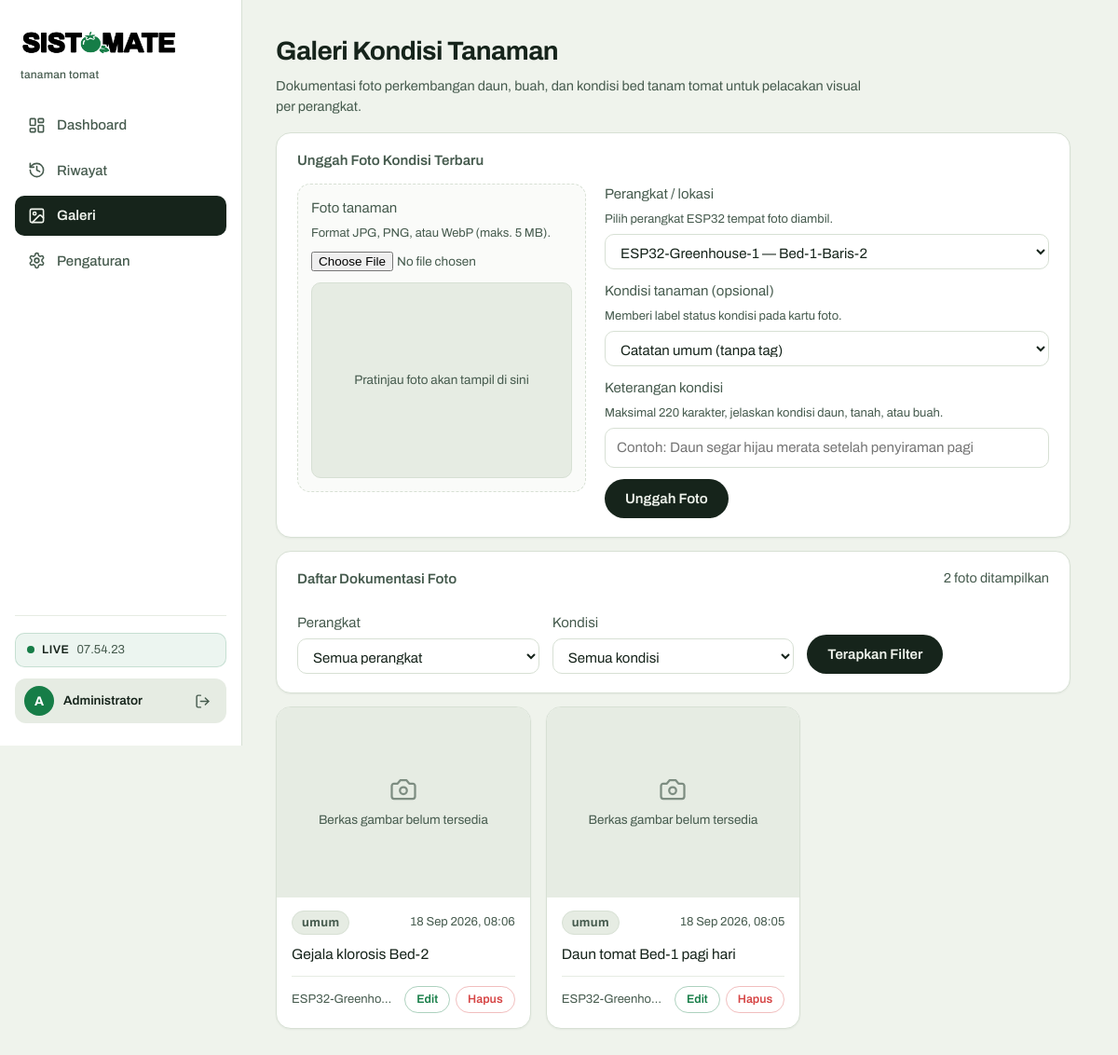
The app's page /website/dashboard/gallery.php (signed in) with its own data.
### tables this page shows
CREATE TABLE users (
  id_user INT AUTO_INCREMENT PRIMARY KEY,
  name VARCHAR(100) NOT NULL,
  email VARCHAR(100) NOT NULL UNIQUE,
  password_hash VARCHAR(255) NOT NULL
);

CREATE TABLE devices (
  id_device INT AUTO_INCREMENT PRIMARY KEY,
  device_name VARCHAR(100) NOT NULL,
  location VARCHAR(150) NOT NULL,
  id_user INT NOT NULL,
  CONSTRAINT fk_devices_user FOREIGN KEY (id_user)
    REFERENCES users (id_user) ON DELETE RESTRICT
);

CREATE TABLE gallery (
  id_gallery INT AUTO_INCREMENT PRIMARY KEY,
  image_url VARCHAR(255) NOT NULL,
  caption VARCHAR(255) NULL,
  upload_date DATETIME NOT NULL DEFAULT CURRENT_TIMESTAMP,
  id_user INT NULL,
  id_device INT NOT NULL,
  CONSTRAINT fk_gallery_user FOREIGN KEY (id_user)
    REFERENCES users (id_user) ON DELETE SET NULL,
  CONSTRAINT fk_gallery_device FOREIGN KEY (id_device)
    REFERENCES devices (id_device) ON DELETE CASCADE
);

### website/dashboard/gallery.php (the view, shortened to what this page needs)
<?php
require_once __DIR__ . '/db.php';
$user = current_user();
$devices = db()->query('SELECT id_device, device_name, location FROM devices ORDER BY id_device')->fetchAll();
$deviceIds = array_map(static fn(array $d): int => (int) $d['id_device'], $devices);
$statusPill = ['sehat' => 'sehat', 'layu' => 'layu', 'sakit' => 'sakit'];
$formDevice = $deviceIds[0] ?? 0;
$formKondisi = '';
$formCaption = '';
$params = [];
$sql = 'SELECT g.id_gallery, g.image_url, g.caption, g.upload_date, g.id_device,
               d.device_name, d.location, u.name AS user_name
        FROM gallery g
        JOIN devices d ON d.id_device = g.id_device
        LEFT JOIN users u ON u.id_user = g.id_user';
$sql .= ' ORDER BY g.upload_date DESC, g.id_gallery DESC LIMIT 60';
$stmt = db()->prepare($sql);
$stmt->execute($params);
$photos = $stmt->fetchAll();
?>
<!doctype html>
<html lang="id">
<head>
<link rel="stylesheet" href="../assets/theme.css">
</head>
<body class="has-sidebar">
<?= navbar('gallery', $user['name']) ?>
<main class="main-content">
  <h1 class="page-title">Galeri Kondisi Tanaman</h1>
  <p class="lead-muted">Dokumentasi foto perkembangan daun, buah, dan kondisi bed tanam tomat untuk pelacakan visual per perangkat.</p>
  <section class="panel" aria-labelledby="upload-title">
    <h2 id="upload-title">Unggah Foto Kondisi Terbaru</h2>
    <form id="uploadForm" method="post" action="gallery.php" enctype="multipart/form-data">
      <div class="upload-grid">
        <div class="upload-drop">
          <div class="field" style="margin-bottom:0">
            <label class="f" for="photo" style="margin-top:0">Foto tanaman</label>
            <span id="photo-hint" class="field-hint">Format JPG, PNG, atau WebP (maks. 5 MB).</span>
            <input type="file" id="photo" name="photo"
                   accept="image/jpeg,image/png,image/webp" required
                   aria-describedby="photo-hint" data-error="photo-error">
            <div class="upload-preview" id="uploadPreview">
              <span>Pratinjau foto akan tampil di sini</span>
            </div>
          </div>
        </div>
        <div class="upload-meta">
          <div class="field">
            <label class="f" for="id_device" style="margin-top:0">Perangkat / lokasi</label>
            <span id="device-hint" class="field-hint">Pilih perangkat ESP32 tempat foto diambil.</span>
            <select id="id_device" name="id_device" required
                    aria-describedby="device-hint" data-error="device-error">
              <?php foreach ($devices as $d): ?>
                <option value="<?= (int) $d['id_device'] ?>"<?= (int) $d['id_device'] === $formDevice ? ' selected' : '' ?>>
                  <?= e($d['device_name']) ?> &mdash; <?= e($d['location']) ?>
                </option>
              <?php endforeach; ?>
            </select>
          </div>
          <div class="field">
            <label class="f" for="kondisi" style="margin-top:0">Kondisi tanaman (opsional)</label>
            <span id="kondisi-hint" class="field-hint">Memberi label status kondisi pada kartu foto.</span>
            <select id="kondisi" name="kondisi" aria-describedby="kondisi-hint">
              <option value=""<?= $formKondisi === '' ? ' selected' : '' ?>>Catatan umum (tanpa tag)</option>
            </select>
          </div>
          <div class="field">
            <label class="f" for="caption" style="margin-top:0">Keterangan kondisi</label>
            <span id="caption-hint" class="field-hint">Maksimal 220 karakter, jelaskan kondisi daun, tanah, atau buah.</span>
            <input type="text" id="caption" name="caption" required maxlength="220"
                   placeholder="Contoh: Daun segar hijau merata setelah penyiraman pagi"
                   value="<?= e($formCaption) ?>"
                   aria-describedby="caption-hint" data-error="caption-error">
          </div>
          <div>
            <button type="submit" class="btn">Unggah Foto</button>
          </div>
        </div>
      </div>
    </form>
  </section>
  <section class="panel" aria-labelledby="filter-title">
    <div class="filter-head">
      <h2 id="filter-title">Daftar Dokumentasi Foto</h2>
      <span class="small muted"><?= count($photos) ?> foto ditampilkan</span>
    </div>
    <form method="get" action="gallery.php" class="row-inline">
      <div>
        <label class="f" for="filter_device">Perangkat</label>
        <select id="filter_device" name="id_device">
          <option value="0">Semua perangkat</option>
        </select>
      </div>
      <div>
        <label class="f" for="filter_kondisi">Kondisi</label>
        <select id="filter_kondisi" name="kondisi">
          <option value="">Semua kondisi</option>
        </select>
      </div>
      <div>
        <button type="submit" class="btn">Terapkan Filter</button>
      </div>
    </form>
  </section>
  <?php if (!$photos): ?>
    <div class="panel center muted" style="padding:36px 20px">
      Belum ada foto kondisi tanaman pada filter ini. Unggah foto pertama melalui formulir di atas.
    </div>
  <?php else: ?>
    <section class="gallery-grid" aria-label="Daftar foto kondisi tanaman">
      <?php $imgIdx = 0; ?>
      <?php foreach ($photos as $p): ?>
        <?php
          $parsed = parse_gallery_caption($p['caption']);
          $status = $parsed['status'];
          $captionText = $parsed['text'] !== '' ? $parsed['text'] : 'Tanpa keterangan';
          $imgRel = resolve_gallery_image((string) $p['image_url']);
          $ts = strtotime((string) $p['upload_date']);
          $dateLabel = $ts ? date('d M Y, H:i', $ts) : (string) $p['upload_date'];
        ?>
        <article class="gallery-card">
          <?php if ($imgRel !== null): ?>
            <?php
              $priorityAttr = '';
              if ($imgIdx === 0) {
                  $priorityAttr = ' fetchpriority="high"';
              } elseif ($imgIdx >= 3) {
                  $priorityAttr = ' loading="lazy"';
              }
              $imgIdx++;
            ?>
            <button type="button" class="gallery-thumb-btn"
                    data-lightbox="1"
                    data-src="<?= e($imgRel) ?>"
                    data-caption="<?= e($captionText) ?>"
                    data-meta="<?= e($p['device_name'] . ' · ' . $dateLabel) ?>"
                    aria-label="Perbesar foto: <?= e($captionText) ?>">
              <img class="gallery-thumb"
                   src="<?= e($imgRel) ?>"
                   alt="<?= e($captionText) ?>"
                   width="400" height="300"<?= $priorityAttr ?>>
            </button>
          <?php else: ?>
            <div class="gallery-placeholder">
              <svg viewBox="0 0 24 24" fill="none" stroke="currentColor" stroke-width="1.8" stroke-linecap="round" stroke-linejoin="round" aria-hidden="true">
                <path d="M14.5 4h-5L7 7H4a2 2 0 0 0-2 2v9a2 2 0 0 0 2 2h16a2 2 0 0 0 2-2V9a2 2 0 0 0-2-2h-3l-2.5-3z"/>
                <circle cx="12" cy="13" r="3"/>
              </svg>
              <span>Berkas gambar belum tersedia</span>
            </div>
          <?php endif; ?>
          <div class="gallery-body">
            <div class="gallery-meta">
              <?php if ($status !== '' && isset($statusPill[$status])): ?>
                <span class="pill <?= e($statusPill[$status]) ?>"><?= e($status) ?></span>
              <?php else: ?>
                <span class="pill off">umum</span>
              <?php endif; ?>
              <span class="gallery-date"><?= e($dateLabel) ?></span>
            </div>
            <p class="gallery-caption"><?= e($captionText) ?></p>
            <div class="gallery-foot">
              <span class="gallery-source" title="<?= e($p['device_name'] . ($p['user_name'] ? ' · ' . $p['user_name'] : '')) ?>">
                <?= e($p['device_name']) ?><?= $p['user_name'] ? ' &middot; ' . e($p['user_name']) : '' ?>
              </span>
              <div class="card-actions">
                <button type="button" class="btn-edit"
                        data-edit-id="<?= (int) $p['id_gallery'] ?>"
                        data-edit-device="<?= (int) $p['id_device'] ?>"
                        data-edit-kondisi="<?= e($status) ?>"
                        data-edit-caption="<?= e($parsed['text']) ?>">Edit</button>
                <button type="button" class="btn-del"
                        data-delete-id="<?= (int) $p['id_gallery'] ?>"
                        data-delete-label="<?= e($captionText) ?>">Hapus</button>
              </div>
            </div>
          </div>
        </article>
      <?php endforeach; ?>
    </section>
  <?php endif; ?>
</main>
</body>
</html>

### website/dashboard/db.php (shortened to what this page needs)
<?php
function db(): PDO
{
    static $pdo = null;
    if ($pdo === null) {
        $path = getenv('SISTOMATE_ENV')
            ?: (file_exists(__DIR__ . '/../.env') ? __DIR__ . '/../.env'
            : (file_exists(__DIR__ . '/.env') ? __DIR__ . '/.env'
            : (file_exists(__DIR__ . '/../../.env') ? __DIR__ . '/../../.env'
            : '/etc/sistomate-ingest.env')));
        $env = parse_ini_file($path);
        $pdo = new PDO(
            "mysql:host={$env['DB_HOST']};dbname={$env['DB_NAME']};charset=utf8mb4",
            $env['DB_USER'],
            $env['DB_PASS'],
            [
                PDO::ATTR_ERRMODE => PDO::ERRMODE_EXCEPTION,
                PDO::ATTR_DEFAULT_FETCH_MODE => PDO::FETCH_ASSOC,
            ]
        );
    }
    return $pdo;
}
function e(?string $s): string
{
    return htmlspecialchars((string) $s, ENT_QUOTES, 'UTF-8');
}
function current_user(): array
{
    $stmt = db()->prepare('SELECT id_user, name, email FROM users WHERE id_user = ?');
    $stmt->execute([(int) $_SESSION['user_id']]);
    $row = $stmt->fetch();
    return $row ?: ['id_user' => (int) $_SESSION['user_id'], 'name' => 'Pengguna', 'email' => ''];
}
function navbar(string $active, string $userName, bool $live = true): string
{
    $items = [
        'app' => [
            'href' => 'app.php',
            'label' => 'Dashboard',
            'icon' => '<svg class="nav-icon" viewBox="0 0 24 24" fill="none" stroke="currentColor" stroke-width="2" stroke-linecap="round" stroke-linejoin="round" aria-hidden="true"><rect width="7" height="9" x="3" y="3" rx="1"/><rect width="7" height="5" x="14" y="3" rx="1"/><rect width="7" height="9" x="14" y="12" rx="1"/><rect width="7" height="5" x="3" y="16" rx="1"/></svg>'
        ],
        'history' => [
            'href' => 'history.php',
            'label' => 'Riwayat',
            'icon' => '<svg class="nav-icon" viewBox="0 0 24 24" fill="none" stroke="currentColor" stroke-width="2" stroke-linecap="round" stroke-linejoin="round" aria-hidden="true"><path d="M3 12a9 9 0 1 0 9-9 9.75 9.75 0 0 0-6.74 2.74L3 8"/><path d="M3 3v5h5"/><path d="M12 7v5l4 2"/></svg>'
        ],
        'gallery' => [
            'href' => 'gallery.php',
            'label' => 'Galeri',
            'icon' => '<svg class="nav-icon" viewBox="0 0 24 24" fill="none" stroke="currentColor" stroke-width="2" stroke-linecap="round" stroke-linejoin="round" aria-hidden="true"><rect width="18" height="18" x="3" y="3" rx="2" ry="2"/><circle cx="9" cy="9" r="2"/><path d="m21 15-3.086-3.086a2 2 0 0 0-2.828 0L6 21"/></svg>'
        ],
        'settings' => [
            'href' => 'settings.php',
            'label' => 'Pengaturan',
            'icon' => '<svg class="nav-icon" viewBox="0 0 24 24" fill="none" stroke="currentColor" stroke-width="2" stroke-linecap="round" stroke-linejoin="round" aria-hidden="true"><path d="M12.22 2h-.44a2 2 0 0 0-2 2v.18a2 2 0 0 1-1 1.73l-.43.25a2 2 0 0 1-2 0l-.15-.08a2 2 0 0 0-2.73.73l-.22.38a2 2 0 0 0 .73 2.73l.15.1a2 2 0 0 1 1 1.72v.51a2 2 0 0 1-1 1.74l-.15.09a2 2 0 0 0-.73 2.73l.22.38a2 2 0 0 0 2.73.73l.15-.08a2 2 0 0 1 2 0l.43.25a2 2 0 0 1 1 1.73V20a2 2 0 0 0 2 2h.44a2 2 0 0 0 2-2v-.18a2 2 0 0 1 1-1.73l.43-.25a2 2 0 0 1 2 0l.15.08a2 2 0 0 0 2.73-.73l.22-.39a2 2 0 0 0-.73-2.73l-.15-.08a2 2 0 0 1-1-1.74v-.5a2 2 0 0 1 1-1.74l.15-.09a2 2 0 0 0 .73-2.73l-.22-.38a2 2 0 0 0-2.73-.73l-.15.08a2 2 0 0 1-2 0l-.43-.25a2 2 0 0 1-1-1.73V4a2 2 0 0 0-2-2z"/><circle cx="12" cy="12" r="3"/></svg>'
        ],
    ];
    $nav = '';
    foreach ($items as $key => $item) {
        $isOn = $key === $active;
        $cls = 'nav-item' . ($isOn ? ' on' : '');
        $aria = $isOn ? ' aria-current="page"' : '';
        $nav .= '<a href="' . $item['href'] . '" class="' . $cls . '"' . $aria . '>'
            . $item['icon']
            . '<span>' . e($item['label']) . '</span>'
            . '</a>';
    }
    $liveHtml = '';
    if ($live) {
        $liveHtml = '<div class="live">'
            . '<span class="dot" id="dot"></span>'
            . '<b id="livetxt">LIVE</b>'
            . '<span id="clock">--:--:--</span>'
            . '</div>'
            . '<script>(function(){function u(){var c=document.getElementById("clock");if(c)c.textContent=new Date().toLocaleTimeString("id-ID",{hour12:false});}u();setInterval(u,1000);})();</script>';
    }
    $userInitial = mb_strtoupper(mb_substr($userName !== '' ? $userName : 'U', 0, 1));
    return '<aside class="sidebar">'
        . '<div class="sidebar-brand">'
        .   '<a href="app.php" class="brand">'
        .     '<img src="../assets/figma/logo-navbar.png" alt="SISTOMATE" class="brand-logo-img" width="200" height="50">'
        .     '<span class="brand-sub">tanaman tomat</span>'
        .   '</a>'
        . '</div>'
        . '<nav class="sidebar-nav" aria-label="Navigasi Utama">'
        .   $nav
        . '</nav>'
        . '<div class="sidebar-footer">'
        .   $liveHtml
        .   '<div class="sidebar-user">'
        .     '<div class="user-avatar" aria-hidden="true">' . e($userInitial) . '</div>'
        .     '<div class="user-info"><span class="uname">' . e($userName) . '</span></div>'
        .     '<a class="logout-btn" href="logout.php" title="Logout" aria-label="Logout">'
        .       '<svg viewBox="0 0 24 24" fill="none" stroke="currentColor" stroke-width="2" stroke-linecap="round" stroke-linejoin="round" aria-hidden="true"><path d="M9 21H5a2 2 0 0 1-2-2V5a2 2 0 0 1 2-2h4"/><polyline points="16 17 21 12 16 7"/><line x1="21" x2="9" y1="12" y2="12"/></svg>'
        .     '</a>'
        .   '</div>'
        . '</div>'
        . '</aside>';
}
function parse_gallery_caption(?string $raw): array
{
    $text = trim((string) $raw);
    return ['status' => '', 'text' => $text];
}
function resolve_gallery_image(?string $imageUrl, string $baseDir = __DIR__): ?string
{
    $url = trim((string) $imageUrl);
    $rel = ltrim(str_replace('\\', '/', $url), '/');
    $baseReal = realpath($baseDir);
    $fullReal = realpath($baseDir . '/' . $rel);
    if ($baseReal === false || $fullReal === false || !is_file($fullReal)) {
        return null;
    }
    return $rel;
}

### records on screen
users: name "A", name "Administrator"
devices: id_device "ESP32-Greenhouse-1 — Bed-1-Baris-2"
gallery: shows "umum", upload_date "18 Sep 2026, 08:06", caption "Gejala klorosis Bed-2", id_device.device_name "ESP32-Greenho…"
gallery: shows "umum", upload_date "18 Sep 2026, 08:05", caption "Daun tomat Bed-1 pagi hari", id_device.device_name "ESP32-Greenho…"

### other values on screen
$item['label'] "Dashboard"
$item['label'] "Riwayat"
$item['label'] "Galeri"
$item['label'] "Pengaturan"
count($photos) "2"
